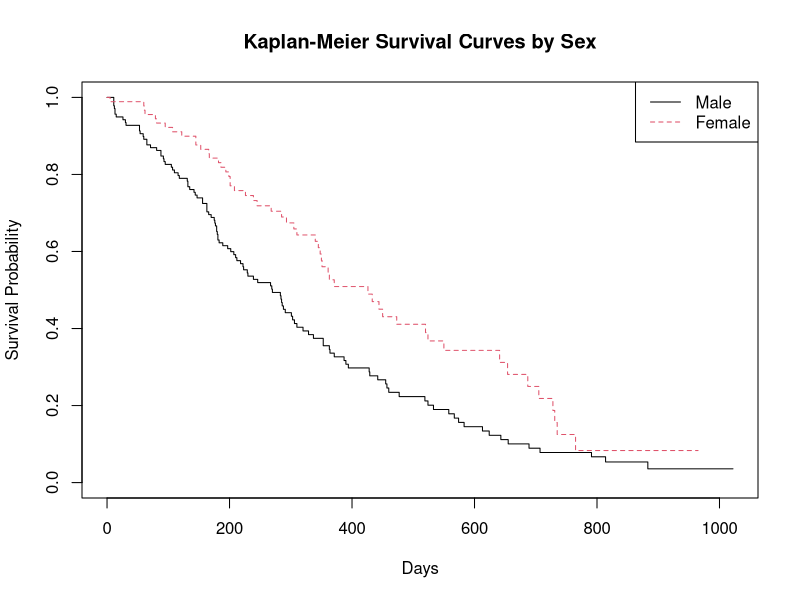
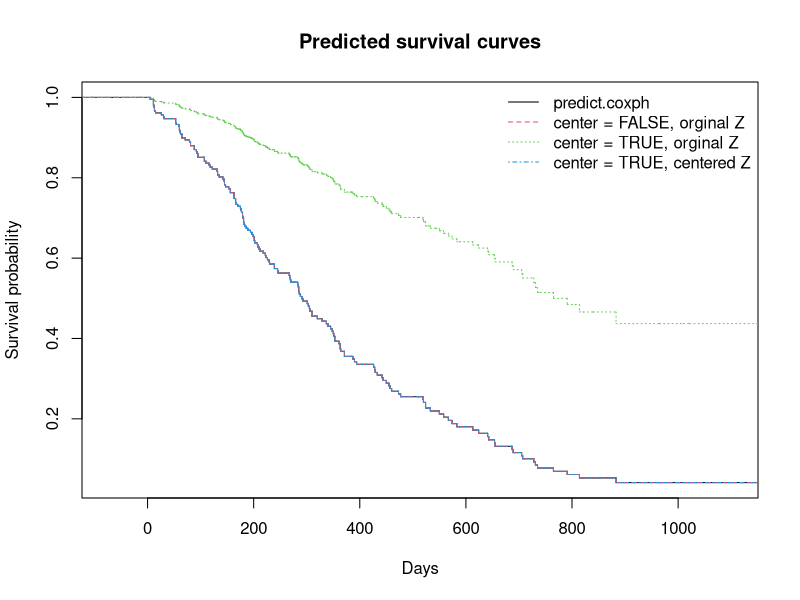
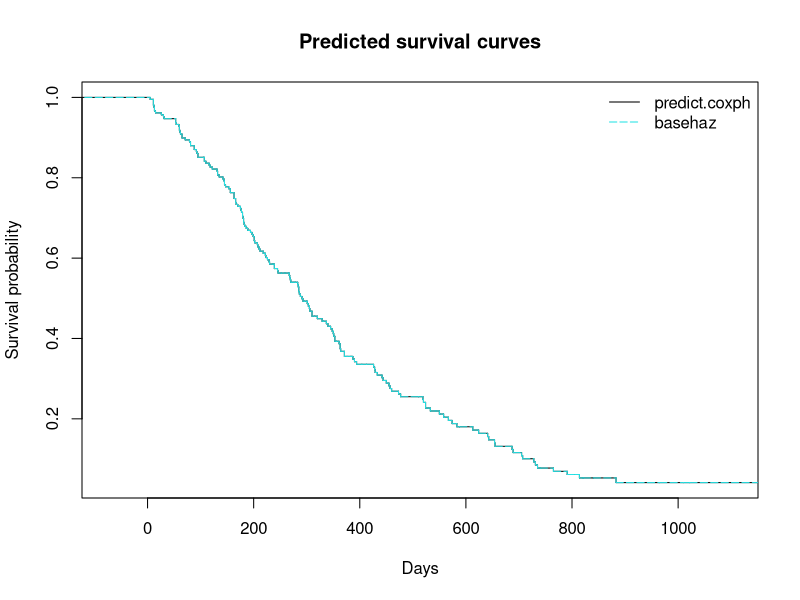
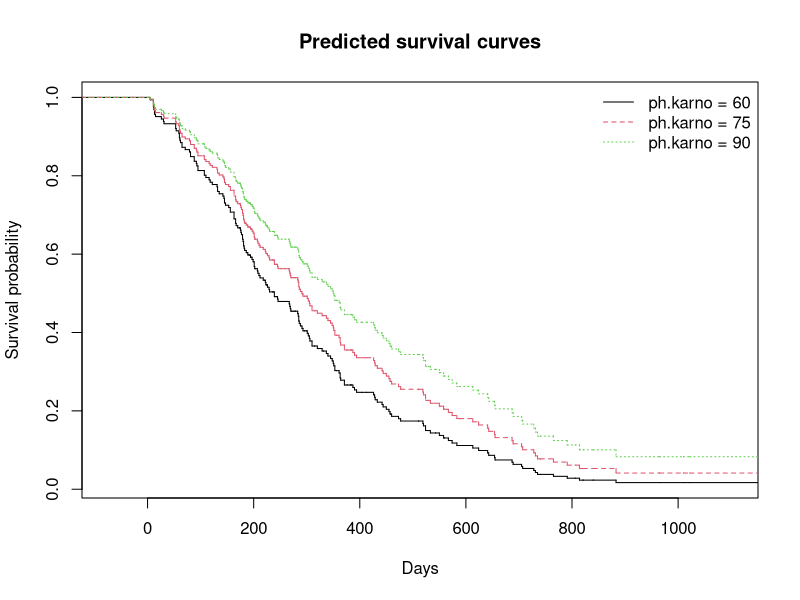

Generate these figures, in order, with R:
## ---- chunk 1
knitr::opts_chunk$set(echo = TRUE)
## ---- chunk 2
# Load the survival package
library(survival)
# Fit the Kaplan-Meier model stratified by sex
# The lung dataset is automatically available after loading the survival package
km_fit <- survfit(Surv(time, status) ~ sex, data = lung)
# Plotting the Kaplan-Meier curves for two sex groups
plot(km_fit, main = "Kaplan-Meier Survival Curves by Sex",
        xlab = "Days", ylab = "Survival Probability", col = c(1, 2), lty = 1:2)
# Adding a legend to the plot
legend("topright", legend = c("Male", "Female"), col = c(1, 2), lty = 1:2)
## ---- chunk 3
# logrank test using G^\rho test with rho = 0
logrank.1 = survdiff(Surv(time, status) ~ sex, data = lung)
print(logrank.1)

# logrank test using coxph score test
coxphfit = coxph(Surv(time, status) ~ sex, data = lung)
summary(coxphfit)
## ---- chunk 4
n=10000
lambda = 3
TT = rexp(n, rate = lambda)
C = runif(n, 1, 2)
X = pmin(TT,C)
delta = as.numeric(TT<C)

dat = data.frame(X = X, delta = delta)

fit = survreg(Surv(X, delta)~1, data = dat, dist = "exponential")
1/exp(fit$icoef)
## ---- chunk 5
summary(lung)
## ---- chunk 6
# lung$sex <- as.factor(lung$sex)  
coxfit = coxph(Surv(time, status) ~ sex, data = lung)
coxfit

ss = summary(coxfit)
ss

# Extract the coefficient 
coef(coxfit)
# or
coxfit$coefficients

# Extract the coefficients and p-value from Wald test
coef(ss)
# or
ss$coefficients
## ---- chunk 7
coxfit = coxph(Surv(time, status) ~ ph.karno, data = lung)
coxfit

ph.karno.new = 75

## Compute the baseline hazard
baseh = basehaz(coxfit, center = FALSE)
beta = coef(coxfit)

baseh_centerT = basehaz(coxfit, center = TRUE)


newdat = data.frame(time = baseh$time, 
                    status = 1, 
                    ph.karno = ph.karno.new)
                 
pred = predict(coxfit, newdata = newdat, type = "survival", se.fit = TRUE)
pred_surv  = pred$fit
# To see more usage of the function `prediction()` for `coxph` object, try the following.
# ?predict.coxph

# Another method - Compute the estimates from `beta` and `baseh`
# sex = 1 -> to the baseline survival, since sex = 1 is the reference group
pred2_surv_stepf <- stepfun(baseh$time, c(1,exp(-baseh$hazard*exp(beta*ph.karno.new))))
pred3_surv_stepf <- stepfun(baseh_centerT$time, c(1, exp(-baseh_centerT$hazard*exp(beta*ph.karno.new))))
pred4_surv_stepf <- stepfun(baseh_centerT$time, c(1, exp(-baseh_centerT$hazard*exp( beta*(ph.karno.new - mean(lung$ph.karno, na.rm = TRUE)) ))))

## Plot out the step function for the estimated survival curve
pred_surv_stepf <- stepfun(newdat$time, c(1,pred_surv))
plot(pred_surv_stepf, do.points = FALSE, col = 1, lty = 1,
     main = "Predicted survival curves",
     xlab = "Days", ylab = "Survival probability")
# ?plot.stepfun  # for more usage of plotting the `stepfun` object
plot(pred2_surv_stepf, do.points = FALSE, col = 2, lty = 2, add = TRUE)
plot(pred3_surv_stepf, do.points = FALSE, col = 3, lty = 3, add = TRUE)
plot(pred4_surv_stepf, do.points = FALSE, col = 4, lty = 4, add = TRUE)
legend("topright", 
       legend = c("predict.coxph", "center = FALSE, orginal Z", "center = TRUE, orginal Z", "center = TRUE, centered Z"),
       col = 1:4, lty = 1:4,
       bty = "n")
## ---- chunk 8
newdat = data.frame(ph.karno = ph.karno.new)
cumhazard = basehaz(coxfit, newdata = newdat)

pred5_surv_stepf <- stepfun(baseh$time, c(1, exp(-cumhazard$hazard)))

plot(pred_surv_stepf, do.points = FALSE, col = 1, lty = 1,
     main = "Predicted survival curves",
     xlab = "Days", ylab = "Survival probability")
plot(pred5_surv_stepf, do.points = FALSE, col = 5, lty = 5, add = TRUE)
legend("topright", 
       legend = c("predict.coxph", "basehaz"),
       col = c(1,5), lty = c(1,5),
       bty = "n")


# To predict multiple survival curves at once
ph.karno.new = c(60, 75, 90)
newdat = data.frame(ph.karno = ph.karno.new, sex = c(1,2,1))
cumhazard = basehaz(coxfit, newdata = newdat)
colnames(cumhazard)

surv_stepf <- stepfun(cumhazard$time, c(1, exp(-cumhazard[,1])))
plot(surv_stepf, do.points = FALSE, col = 1, lty = 1,
     main = "Predicted survival curves",
     xlab = "Days", ylab = "Survival probability")
k = nrow(newdat)
for(i in 2:k){
    surv_stepf <- stepfun(cumhazard$time, c(1, exp(-cumhazard[,i])))
    plot(surv_stepf, do.points = FALSE, col = i, lty = i, add = TRUE)
}
legend("topright", 
       legend = paste("ph.karno =",  ph.karno.new),
       col = 1:k, lty = 1:k,
       bty = "n")

